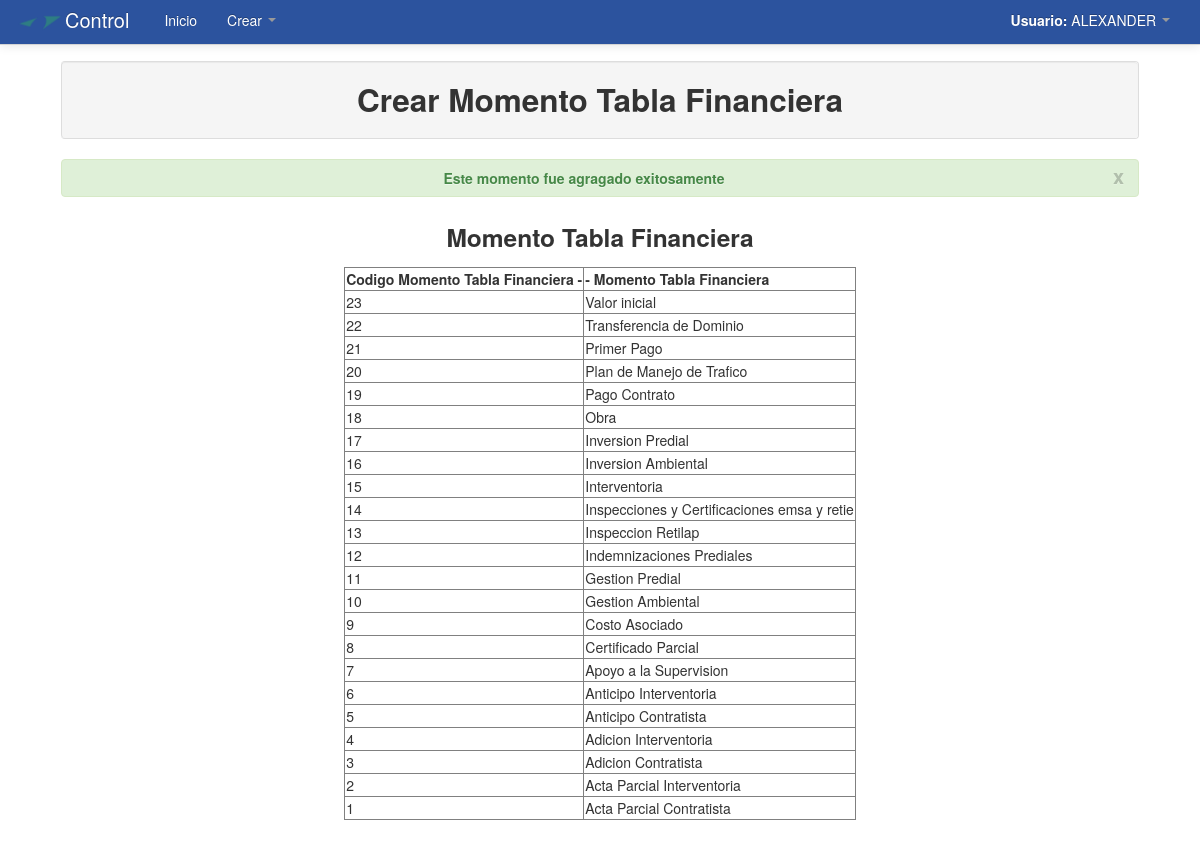
/Modulos/Crear/momentotablafinanciera2.php (signed in), run on the app's committed database.
### tables this page shows
CREATE TABLE `momentostablasfinancieras` (
  `cod_momentotablafinanciera` int(11) NOT NULL AUTO_INCREMENT,
  `momentotablafinanciera` varchar(250) NOT NULL,
  PRIMARY KEY (`cod_momentotablafinanciera`)
);

### Modulos/Crear/momentotablafinanciera2.php (the view, shortened to what this page needs)
<?php
	include_once "../funciones.php";
?>
<!DOCTYPE html>
<html lang="es">
  <head>
    <link href="../../css/bootstrap.css" rel="stylesheet">
    <link href="../../css/bootstrap-responsive.css" rel="stylesheet">
  </head>
  <body>
    <?php include_once "../../menu/m_crear.php"; ?>
	<div align="center">
    	<table width="90%">
          <tr>
            <td>
            	<table class="table table-bordered">
                  <tr class="well">
                    <td>
                    	<h2 align="center">Crear Momento Tabla Financiera</h2>
                    </td>
                  </tr>
                </table>
                <div align="center">
			<?php
			$cod_momentotablafinanciera=$_POST['cod_momentotablafinanciera'];
		$consultaInsertarCod_momentotablafinanciera=mysql_query("SELECT * FROM momentostablasfinancieras WHERE cod_momentotablafinanciera='$cod_momentotablafinanciera' ");
		if($row=mysql_fetch_array($consultaInsertarCod_momentotablafinanciera)){
			echo mensajes('Este momento ya existe','rojo');
		}else{
			echo mensajes('Este momento fue agragado exitosamente','verde');
		}
		?>
			<h3 align='center'>Momento Tabla Financiera</h3>
		<table border="1">
		  <tr>
		    <td>
			<strong>Codigo Momento Tabla Financiera - </strong>
		    </td>
		    <td>
			<strong> - Momento Tabla Financiera</strong>
		    </td>
		  </tr>
			<?php
				$consultamomentotablafinanciera=mysql_query("SELECT * FROM momentostablasfinancieras ORDER BY cod_momentotablafinanciera DESC");
				while($filamomentotablafinanciera=mysql_fetch_array($consultamomentotablafinanciera)){
					echo '<tr>';
					echo '<td>'.$filamomentotablafinanciera['cod_momentotablafinanciera'].'</td>';
					echo '<td>'.$filamomentotablafinanciera['momentotablafinanciera'].'</td>';
 					echo '<tr>';
				}
			?>
		</table>
    </div>
  </body>
</html>

### Modulos/Crear/momentotablafinanciera2.php (style rules this page uses)
body { padding-top: 60px; padding-bottom: 40px; }

### data on the page
momentostablasfinancieras: cod_momentotablafinanciera "23", momentotablafinanciera "Valor inicial"
momentostablasfinancieras: cod_momentotablafinanciera "22", momentotablafinanciera "Transferencia de Dominio"
momentostablasfinancieras: cod_momentotablafinanciera "21", momentotablafinanciera "Primer Pago"
momentostablasfinancieras: cod_momentotablafinanciera "20", momentotablafinanciera "Plan de Manejo de Trafico"
momentostablasfinancieras: cod_momentotablafinanciera "19", momentotablafinanciera "Pago Contrato"
momentostablasfinancieras: cod_momentotablafinanciera "18", momentotablafinanciera "Obra"
momentostablasfinancieras: cod_momentotablafinanciera "17", momentotablafinanciera "Inversion Predial"
momentostablasfinancieras: cod_momentotablafinanciera "16", momentotablafinanciera "Inversion Ambiental"
momentostablasfinancieras: cod_momentotablafinanciera "15", momentotablafinanciera "Interventoria"
momentostablasfinancieras: cod_momentotablafinanciera "14", momentotablafinanciera "Inspecciones y Certificaciones emsa y retie"
momentostablasfinancieras: cod_momentotablafinanciera "13", momentotablafinanciera "Inspeccion Retilap"
momentostablasfinancieras: cod_momentotablafinanciera "12", momentotablafinanciera "Indemnizaciones Prediales"
momentostablasfinancieras: cod_momentotablafinanciera "11", momentotablafinanciera "Gestion Predial"
momentostablasfinancieras: cod_momentotablafinanciera "10", momentotablafinanciera "Gestion Ambiental"
momentostablasfinancieras: cod_momentotablafinanciera "9", momentotablafinanciera "Costo Asociado"
momentostablasfinancieras: cod_momentotablafinanciera "8", momentotablafinanciera "Certificado Parcial"
momentostablasfinancieras: cod_momentotablafinanciera "7", momentotablafinanciera "Apoyo a la Supervision"
momentostablasfinancieras: cod_momentotablafinanciera "6", momentotablafinanciera "Anticipo Interventoria"
momentostablasfinancieras: cod_momentotablafinanciera "5", momentotablafinanciera "Anticipo Contratista"
momentostablasfinancieras: cod_momentotablafinanciera "4", momentotablafinanciera "Adicion Interventoria"
momentostablasfinancieras: cod_momentotablafinanciera "3", momentotablafinanciera "Adicion Contratista"
momentostablasfinancieras: cod_momentotablafinanciera "2", momentotablafinanciera "Acta Parcial Interventoria"
momentostablasfinancieras: cod_momentotablafinanciera "1", momentotablafinanciera "Acta Parcial Contratista"

### other printed values
$_SESSION['user_name'] "ALEXANDER"
$mensaje "Este momento fue agragado exitosamente"
